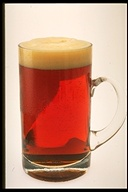
%> input picture spectralClustering/S_beer.jpeg, 128 x 192 px
$ octave colorimageexample.m   (GNU Octave 9; MATLAB toolbox functions it lacks are replaced by stand-ins)
%> lines starting %> are read from the running program, lines starting %| are printed output that depends on the picture
### spectralClustering/simple.m
function labels = simple(I,k,sigmac,sigmap,nsamp,n,t,niter)
% function labels = ncut_segment(I,sigmap,sigmac)
%
% This function returns a partition image for the given image I
% It takes two parameters,
%
%      k : Number of groups to extract
% sigmac : color change sensitivity
% sigmap : proximity sensitivity
%  nsamp : number of samples to be used
%      n : number of iterations of kmeans
%      t : k-means termination threshold
%  niter : number of randomized restarts for k-means

% how do you decide on nsamp

[N1,N2,N3]=size(I);

if max(I(:)) > 1.0;
  cdata=reshape(double(I)/255,[N1*N2 N3]);
else
  cdata=reshape(double(I),[N1*N2 N3]);
end

[X,Y]=meshgrid(1:N2,1:N1);
pdata=[X(:) Y(:)];
N=N1*N2;
%nsamp= max(round(k*0.01*N),50);

ind_all=randperm(N);
ind_samp=ind_all(1:nsamp);
ind_rest=ind_all(nsamp+1:end);


d2Ac=pairdist(cdata(ind_samp,:),cdata(ind_samp,:),'L2');
d2Ap=pairdist(pdata(ind_samp,:),pdata(ind_samp,:),'L2');
d2Bc=pairdist(cdata(ind_samp,:),cdata(ind_rest,:),'L2');
d2Bp=pairdist(pdata(ind_samp,:),pdata(ind_rest,:),'L2');

A=exp(-d2Ac.^2/(2*sigmac^2) -(d2Ap.^2/(2*sigmap^2))); % choose your sigma
B=exp(-d2Bc.^2/(2*sigmac^2) -d2Bp.^2/(2*sigmap^2));

% the joys of nystrom
[V,ss]=nystrom_ncut(A,B);

% depermute the nsytrom result
V(ind_all,:)=V;
V1=V(:,1:k); % choose the k eigenvectors
Vnormalized=V1./repmat(sqrt(sum(V1.^2,2)),1,k);
[centers,labels,error]=kmwrapper(Vnormalized',k,n,t,niter);
labels=reshape(labels,[N1 N2]);

### spectralClustering/pairdist.m
function d=pairdist(X,Y,dist_fun);
% d=pairdistnew(X,Y,dist_fun);
%
% finds the distance between all pairs of (row) vectors in arrays X and Y
%
% dist_fun can be 'L1', 'L2', 'Linf', 'chisq'
% faster vectorized versions
%
% Sameer sagarwal@cs.ucsd.edu

[M1,N1]=size(X);
[M2,N2]=size(Y);

d=zeros(M1,M2);
if N1~=N2
   error('X and Y need to have the same number of columns')
end

% I think its more efficent to loop over the coordinates instead of vectorizing it
% since the number of coordinates is fairly small, compared to the original arrays
% this does not impose a significant loop overhead, plus it removes the need for the multiple
% copies of the array

if strcmp(dist_fun,'L1')
    for i = 1:N1
        T1=repmat(X(:,i),1,M2);
        T2=repmat(Y(:,i),1,M1)';
        d=d+abs(T1-T2);
    end

elseif strcmp(dist_fun,'Linf')
    for i = 1:N1
        T1=repmat(X(:,i),1,M2);
        T2=repmat(Y(:,i),1,M1)';
 %       size(d);
 %       size(abs(T1-T2))
        d=max(d,abs(T1-T2));
    end

elseif strcmp(dist_fun,'chisq')
    for i = 1:N1
        T1=repmat(X(:,i),1,M2);
        T2=repmat(Y(:,i),1,M1)';
        d=d+(T2-T1).^2./(T1+T2+eps);
    end
    d=d.*0.5;

elseif strcmp(dist_fun,'L2')
    for i = 1:N1
        T1=repmat(X(:,i),1,M2);
        T2=repmat(Y(:,i),1,M1)';
        d=d+(T2-T1).^2;
    end
    d=sqrt(d);
elseif strcmp(dist_fun,'KS')
    disp('wow')
    for i = 1:M1
        x1=X(i,:);
        for j = 1:M2
            y1=Y(j,:);
            d(i,j)=kstest3(x1',y1');
        end
    end


end

### spectralClustering/nystrom_ncut.m
function [V,ss]=nystrom_ncut_2b(A,B);
% [V,ss]=nystrom_ncut_2b(A,B);

Nsamples = size(A,1);
Nothers = size(B,2);
Npix = Nsamples + Nothers;

% compute total connection weight
disp('computing total connection weight...');
d1 = sum([A;B'],1);
d2 = sum(B,1) + sum(B',1)*pinv(A)*B;
d = [d1 d2]';
disp('done.')

% normalize
disp('normalizing...');
v = sqrt(1./d);
A = A.*(v(1:Nsamples)*v(1:Nsamples)');
B = B.*(v(1:Nsamples)*v(Nsamples+(1:Nothers))');
disp('done.')

% find eigenvectors via PCA/nystrom trick
disp('computing eigenvectors...')
[U,S,junk]=svd(A);
Asi=U*pinv(sqrt(S))*U';
Q=A+Asi*B*B'*Asi;
[U,L,junk]=svd(Q);
Va=[A;B']*Asi*U*pinv(sqrt(L));

for i = 1:Nsamples-1
  V(:,i) = Va(:,i+1)./Va(:,1);
end;
disp('done.')

ss=1-diag(L); % convert to (D-W)x=lambda Dx form
ss(1)=[]; % drop first eigenvalue (which is 1)

### spectralClustering/km.m
function [centers,assignments,error] = km(data,k,n,t)
% data is a array with each column a data point in some metric
% space
% k is the number of centers
% n is the maximum number of iterations
% t is the change threshold

% random initialization

[N1,N2] = size(data);

permutation=randperm(N2);
centers=data(:,permutation(1:k));

change=t+1;
E=sum(data.^2,1)';
Jerr=Inf;
itercount=0;

while (change> t) && (itercount < n)

  F=sum(centers.^2,1)';
  T=E*ones(1,k) + ones(N2,1)*F'-2*data'*centers;
  [mind,minc]=min(T');
  change=Jerr-sum(mind);
  Jerr=sum(mind);


  for i = 1:k
    [I,J]=find(minc==i);
    centers(:,i)=sum(data(:,J),2)/(length(J)+eps);
  end
  itercount=itercount+1;

end
F=sum(centers.^2,1)';
T=E*ones(1,k) + ones(N2,1)*F'-2*data'*centers;
[error,assignments]=min(T');

### spectralClustering/kmwrapper.m
function [centers,assignments,error] = kmwrapper(data,k,n,t,count);
er=inf;

for c=1:count
  c
  [cen,a,e]=km(data,k,n,t);
  if sum(e) < er;
    er=sum(e)
    centers=cen;
    assignments=a;
    error=e;
  end
end

### spectralClustering/colorimageexample.m
I=imread('S_beer.jpeg');
%> I is the input picture: size 192x128x3 uint8; mean R, G, B 197.7, 150.4, 130.8

figure(1);
imagesc(I);
title('Original Image');
axis image;
axis off;

[N1,N2,N3]=size(I);
%> N1 = 192; N2 = 128; N3 = 3
k=5;
sigmac=0.3;
sigmap=70;
n=25;
threshold=0.0;
niter=5;
nsamp=100;

labels=simple(I,k,sigmac,sigmap,nsamp,n,threshold,niter);
%> the loop in pairdist, `for i = 1:N1` made 3 passes
%> pass 1, in pairdist, `T1=repmat(X(:,i),1,M2);`:
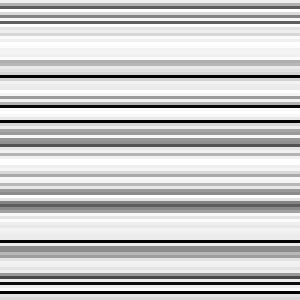
%> T1: size 100x100 double (shown 3 times larger); min 0.00392, max 1, mean 0.778
%> pass 1, in pairdist, `T2=repmat(Y(:,i),1,M1)';`:
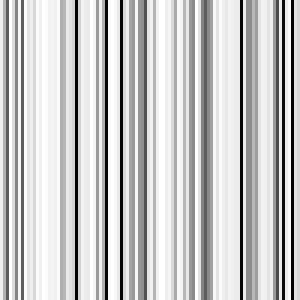
%> T2: size 100x100 double (shown 3 times larger); min 0.00392, max 1, mean 0.778; mean of the top-left, top-right, bottom-left and bottom-right quarters 0.784, 0.772, 0.784, 0.772
%> after the loop in pairdist, `for i = 1:N1`:
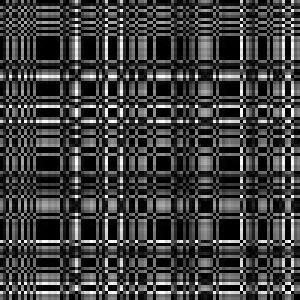
%> d: size 100x100 double (shown 3 times larger); min 0, max 2.7, mean 0.664; drawn with min black and max white
%> call 2 of pairdist, with dist_fun = 'L2'
%> after the loop in pairdist (call 2), `for i = 1:N1`:
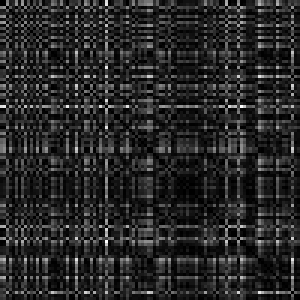
%> d: size 100x100 double (shown 3 times larger); min 0, max 47592, mean 7523.5; drawn with min black and max white
%> in simple, `A=exp(-d2Ac.^2/(2*sigmac^2) -(d2Ap.^2/(2*sigmap^2)));`:
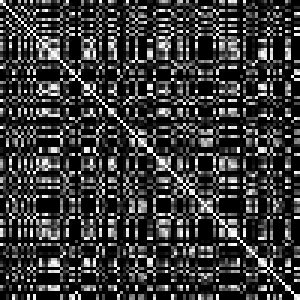
%> A: size 100x100 double (shown 3 times larger); min 9.45e-09, max 1, mean 0.23
%> in nystrom_ncut_2b, `d1 = sum([A;B'],1);`: d1 = 100 values, max 7664.7 at index 7, min 613.7 at index 81, mean 5128
%> in nystrom_ncut_2b, `ss=1-diag(L);`: ss = 100 values from 8.57e-10 to 1
%> in simple, `[V,ss]=nystrom_ncut(A,B);`: ss = 99 values from 0.0424 to 1
%> the loop in kmwrapper, `for c=1:count` made 5 passes
%> (F in km, er) on passes 1, 3, 4: ([0.819; 0.558; 0.782; 0.787; 0.609], 6886), ([0.786; 0.82; 0.786; 0.608; 0.558], 6873.1), ([0.562; 0.81; 0.724; 0.647; 0.832], 6741.2)
%> F in km on passes 2, 5: [0.308; 0.846; 0.82; 0.78; 0.855], [0.832; 0.809; 0.562; 0.721; 0.65]
%> after the loop in kmwrapper, `for c=1:count`: centers = [-0.365 0.405 0.481 0.0974 -0.815; 0.506 0.0235 0.0153 -0.0747 -0.315; 0.0189 0.663 -0.674 0.0934 -0.00988; -0.413 0.0231 -0.0432 0.062 0.221; 0.0366 -0.452 -0.192 0.787 -0.14]
%> in simple, `labels=reshape(labels,[N1 N2]);`:
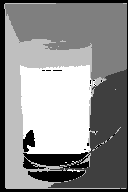
%> labels: size 192x128 double; min 1, max 5, mean 3.23; drawn with min black and max white

figure(2);
imagesc(labels);
axis image;
axis off;
title('Partition Image');
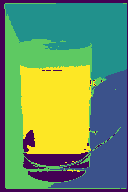
%> displayed picture: size 192x128x3, on the screen's scale of 0 to 255; mean R, G, B 106.6, 145.9, 99.2

figure(3);
imagesc(meanfill(I,Iseg));
%> (this line was passed over: Iseg is not available in this run)
axis image;
axis off;
title('Average Color Image');
